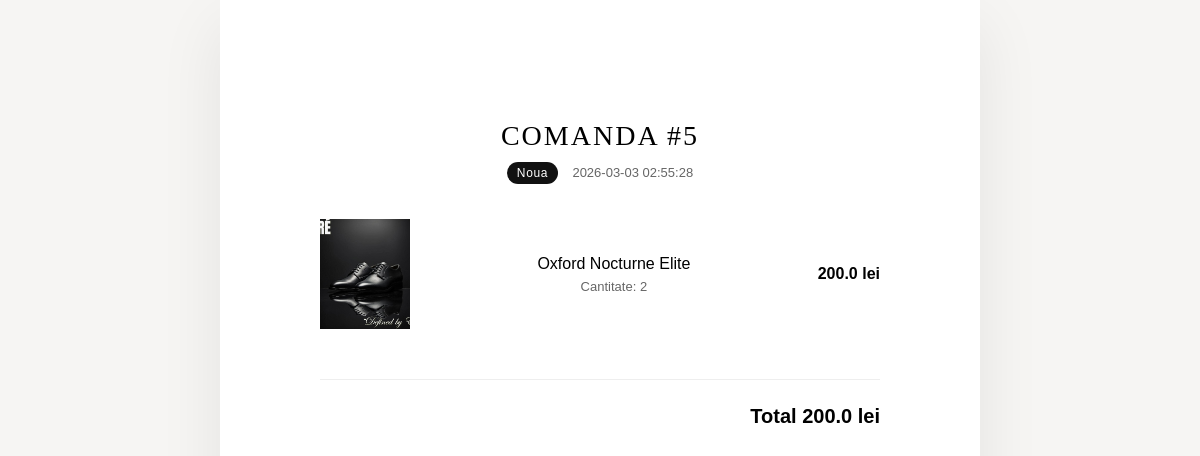
/cont/comanda/5 (signed in), run on the app's committed database.
### tables this page shows
CREATE TABLE comenzi (
            id INTEGER PRIMARY KEY AUTOINCREMENT,
            nume TEXT,
            email TEXT,
            telefon TEXT,
            adresa TEXT,
            total REAL,
            data TEXT
        , produse TEXT, status TEXT DEFAULT 'Noua');

CREATE TABLE produse (
            id INTEGER PRIMARY KEY AUTOINCREMENT,
            nume TEXT NOT NULL,
            pret REAL NOT NULL,
            imagine TEXT NOT NULL,
            descriere TEXT
        , categorie TEXT, status INTEGER DEFAULT 1, highlight INTEGER DEFAULT 0);

### app.py (the view)
@app.route("/cont/comanda/<int:id>")
def cont_comanda(id):
    if "client_id" not in session:
        return redirect("/login")
    db = get_db()
    c = db.execute(
        "SELECT * FROM comenzi WHERE id=? AND email=?",
        (id, session.get("client_email"))
    ).fetchone()
    if not c:
        return redirect("/cont/comenzi")
    produse_list = []
    if c["produse"]:
        cos = eval(c["produse"])
        ids = [int(i) for i in cos.keys()]
        if ids:
            query = f"SELECT id, nume, pret, imagine FROM produse WHERE id IN ({','.join(['?']*len(ids))})"
            produse_db = db.execute(query, ids).fetchall()
            prod_map = {p["id"]: p for p in produse_db}
            for pid, cant in cos.items():
                p = prod_map.get(int(pid))
                if p:
                    produse_list.append({
                        "nume": p["nume"],
                        "pret": p["pret"],
                        "cant": cant,
                        "subtotal": p["pret"] * cant,
                        "imagine": p["imagine"]
                    })
    comanda = {
        "id": c["id"],
        "data": c["data"],
        "status": c["status"],
        "total": c["total"],
        "produse": produse_list
    }
    return render_template("cont_comanda.html", c=comanda)

### app.py (called while the page is built)
@app.context_processor
def inject_client():
    return dict(
        client_logat="client_id" in session,
        client_nume=session.get("client_nume"),
        client_email=session.get("client_email")
    )

def get_db():
    conn = sqlite3.connect(DATABASE)
    conn.row_factory = sqlite3.Row
    return conn

### templates/cont_comanda.html (shortened to what this page needs)
<!DOCTYPE html>
<html>
<head>
    <link rel="stylesheet" href="/static/style.css">
</head>
<body>
<div class="account-page">
    <div class="account-box">
        <div class="order-header">
            <div class="order-title">
                COMANDA #{{ c.id }}
            </div>
            <div>
                <span class="order-status-badge order-{{ c.status }}">
                    {{ c.status }}
                </span>
                <span class="order-date">
                    {{ c.data }}
                </span>
            </div>
        </div>
        <div class="order-products">
        {% for p in c.produse %}
            <div class="order-product">
                <img src="{{ p.imagine }}" class="order-img">
                <div>
                    <div class="order-name">{{ p.nume }}</div>
                    <div class="order-qty">Cantitate: {{ p.cant }}</div>
                </div>
                <div class="order-price">
                    {{ p.subtotal }} lei
                </div>
            </div>
        {% endfor %}
        </div>
        <div class="order-total-big">
            Total {{ c.total }} lei
        </div>
    </div>
</div>
</body>
</html>

### static/style.css (style rules this page uses)
html, body { margin: 0; padding: 0; min-height: 100%; overflow-x: hidden; }
body { font-family: Arial; background: #f5f5f5; min-height: 100vh; display: flex; flex-direction: column; }
body { min-height: 100vh; display: flex; flex-direction: column; }
.account-page { height: 100vh; display: flex; justify-content: center; background: #f6f5f3; }
.account-box { width: 560px; height: 100vh; background: white; padding: 120px 100px; text-align: center; box-shadow: 0 25px 60px rgba(0,0,0,0.08); }
.order-date { color: #777; font-size: 13px; }
.order-products { display: flex; flex-direction: column; gap: 28px; margin-bottom: 50px; }
.order-product { display: grid; grid-template-columns: 90px 1fr auto; gap: 22px; align-items: center; }
.order-img { width: 90px; height: 110px; object-fit: cover; }
.order-name { font-weight: 500; margin-bottom: 6px; }
.order-qty { font-size: 13px; color: #666; }
.order-price { font-weight: 600; }
.order-total-big { border-top: 1px solid #eee; padding-top: 25px; font-size: 20px; font-weight: 600; text-align: right; }
.order-header { margin-bottom: 35px; }
.order-title { font-family: "Playfair Display", serif; font-size: 28px; letter-spacing: 2px; margin-bottom: 10px; }
.order-status-badge { display: inline-block; padding: 4px 10px; border-radius: 20px; font-size: 12px; letter-spacing: 0.6px; margin-right: 10px; }
.order-date { font-size: 13px; color: #666; }
.order-Noua { background:#111; color:white; }

### data on the page
comenzi: id "5", status "Noua", data "2026-03-03 02:55:28", total "200.0"
produse: imagine (picture), nume "Oxford Nocturne Elite", cant "2", subtotal "200.0"
